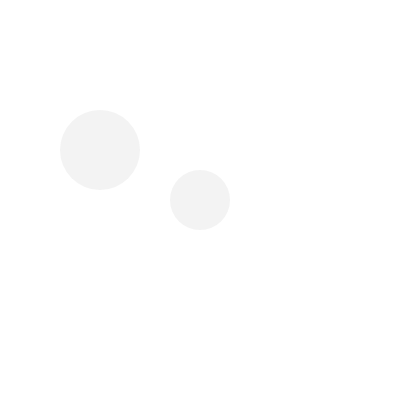
Frame 1 (no input)
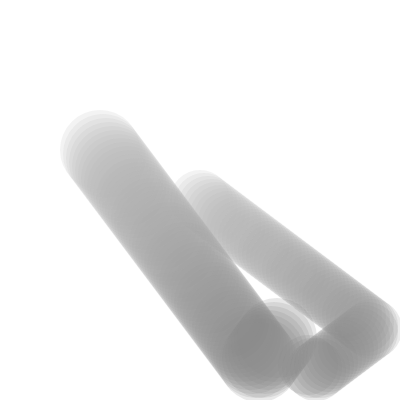
Frame 60 (no input)
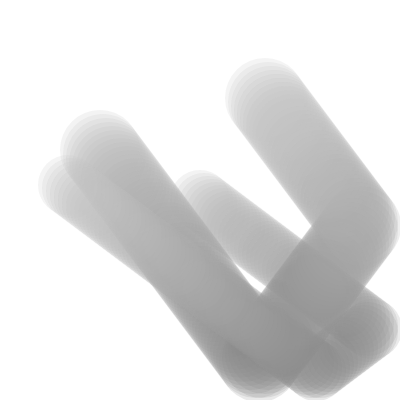
Frame 120 (the mouse pressed at the canvas centre since frame 60)

The p5.js sketch that drew these frames (run headless with seeded random() and noise() and a simulated clock; from frame 60 on, the mouse is pressed at the canvas centre):

// p5.js sketch
// ── sketch.js
// W4-6.4 GRAY LAVA LAMP using functions with object parameters
//https://editor.p5js.org/benjamin.bergery/sketches/WUlFUTdMe
// brushes are object vars 
// movement functions have object parameters 
// QUESTION unclear about why to use object vars versus classes?

var bb = {
  x: 200,
  y: 200,
  xspeed: 4,
  yspeed: 3,
  radius: 30,
  fill: (0, 10), //fill alpha no effect?
};

var bb2 = {
  x: 100,
  y: 150,
  xspeed: 3,
  yspeed: 4,
  radius: 40,
  fill: (0, 10), //fill alpha no effect 
}
//assigning js object to variable bb
// with different fields: x,y,yspeed...
// https://www.youtube.com/watch?v=-e5h4IGKZRY

function setup() {
  createCanvas(400, 400);
  noStroke();
  frameRate(30);
}

function draw() {
  
let yToGray = map(bb.y, height, 0, 128, 255);
// using map to make width, height //correspond to 128-255 gray values

  //background(220);
  fill(yToGray,50);
  // fill(yToRed, 0, xToBlue);
  circle(bb.x, bb.y, bb.radius * 2);
  circle(bb2.x, bb2.y, bb2.radius * 2);

  moveIt(bb);
  cornerBounce(bb);
  moveIt(bb2);
  cornerBounce(bb2);
}

/** functions with object var parameter **/
// re-using function with object var parameters simplifies code

function moveIt(brush) {
  // moves the brush in x,y
  brush.x = brush.x + brush.xspeed;
  brush.y = brush.y + brush.yspeed;
}

function cornerBounce(brush) {
  // inverts x and y speed at corners
  if (brush.x >= width - brush.radius || brush.x <= brush.radius) {
    brush.xspeed = -brush.xspeed;
  }
  if (brush.y >= height - brush.radius || brush.y - brush.radius <= 0) {
    brush.yspeed = -brush.yspeed;
  }
}

console.log("moveIt(bb);cornerBounce(bb);")
console.log("moveIt(bb2);cornerBounce(bb2);")

//map(value, start1, stop1, start2, stop2, [withinBounds])
  //value Number: the incoming value to be converted
// using map here to make canvas width, height 
//correspond to gray 
